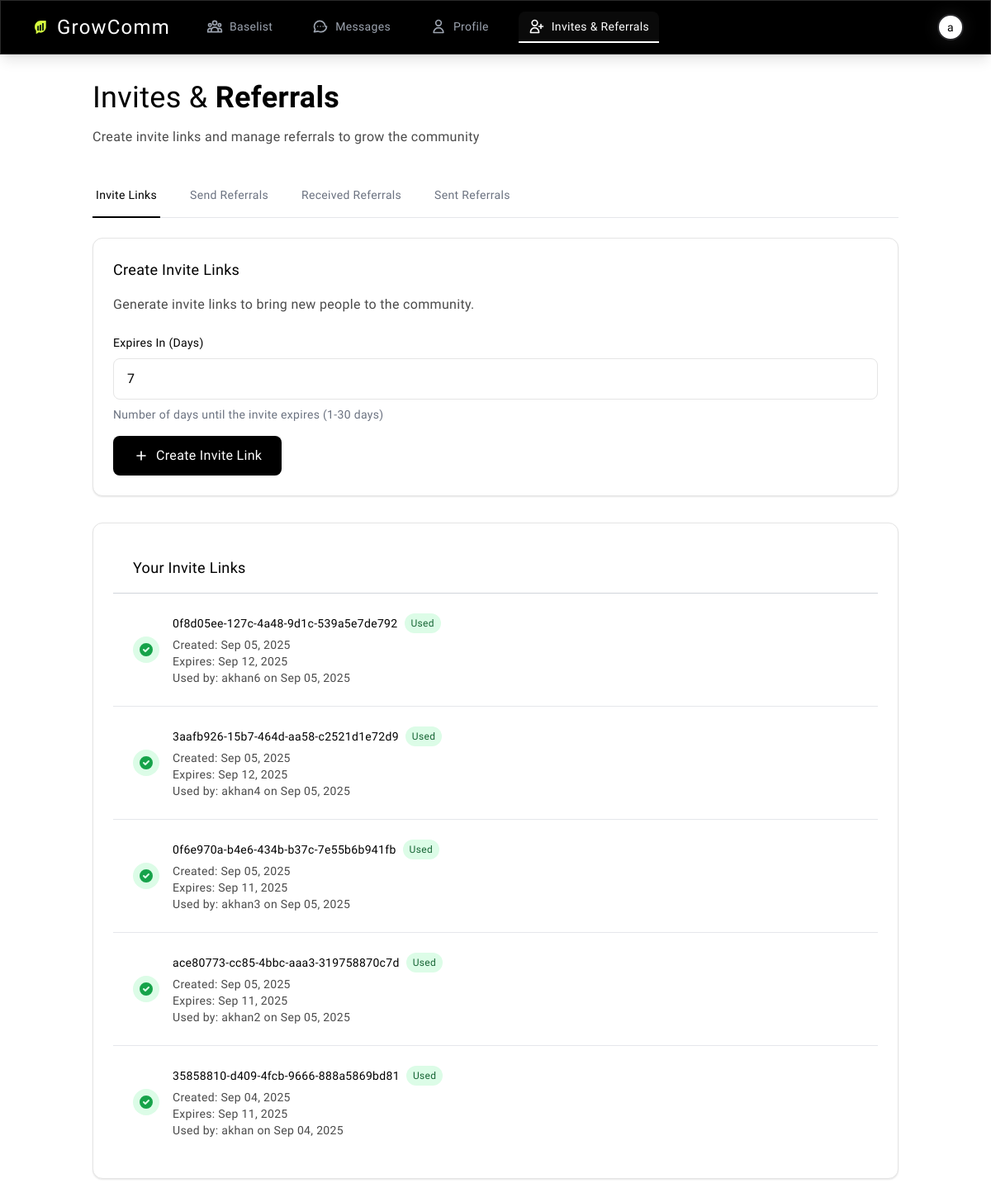
The app's page /invites/ (signed in), older data.
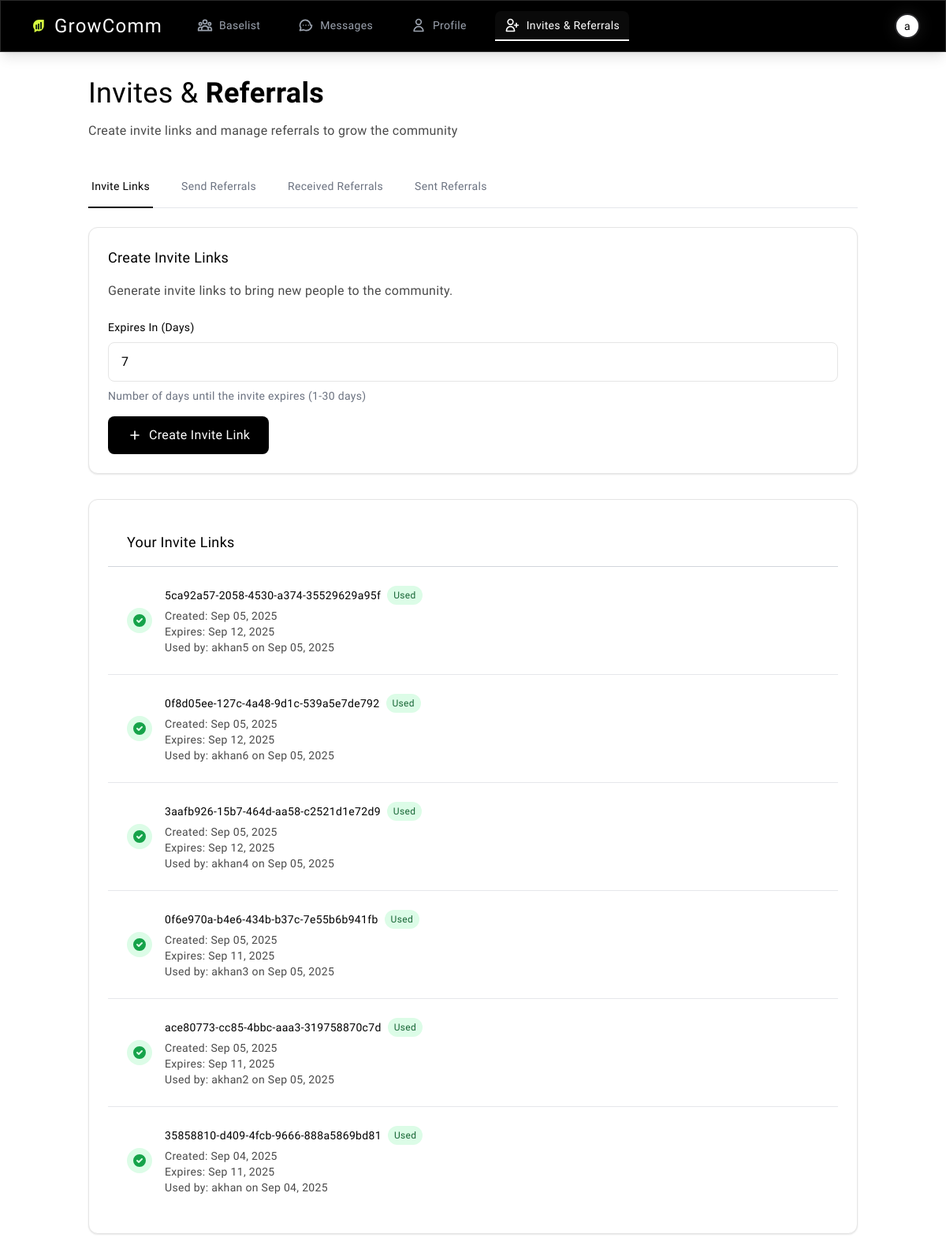
The same page, newer data.
### invites/models.py (models this page shows, shortened)
class InviteLink(models.Model):
    code = models.UUIDField(default=uuid.uuid4, unique=True, editable=False)
    created_by = models.ForeignKey(User, on_delete=models.CASCADE, related_name='sent_invites')
    used_by = models.ForeignKey(User, on_delete=models.SET_NULL, null=True, blank=True, related_name='used_invite')
    is_used = models.BooleanField(default=False)
    created_date = models.DateTimeField(default=timezone.now)
    expiry_date = models.DateTimeField(null=True, blank=True)
    class Meta:
        ordering = ['-created_date']
    def is_valid(self):
        if self.is_used:
            return False
        if self.expiry_date and timezone.now() > self.expiry_date:
            return False
        return True

### invites/views.py (the view, shortened to what this page needs)
# urls.py: path('', views.my_invites, name='my_invites'),
@login_required
def my_invites(request):
    user_invites = InviteLink.objects.filter(created_by=request.user)
    profile = request.user.profile
    received_referrals = Referral.objects.filter(
        recipient_user=request.user
    ).select_related('sender').order_by('-created_at')
    sent_referrals = Referral.objects.filter(
        sender=request.user
    ).select_related('recipient_user').order_by('-created_at')
    invite_form = CreateInviteForm()
    referral_form = SendReferralForm(user=request.user)
    context = {
        'invite_form': invite_form,
        'referral_form': referral_form,
        'invites': user_invites,
        'profile': profile,
        'received_referrals': received_referrals,
        'sent_referrals': sent_referrals,
        'verification_status': {
            'is_verified': request.user.is_superuser or profile.is_verified,
            'referral_count': profile.referral_count,
            'referrals_needed': 0 if request.user.is_superuser else profile.referrals_needed,
            'needs_referrals': False if request.user.is_superuser else profile.needs_referrals,
        }
    }
    return render(request, 'invites/my_invites.html', context)

### invites/forms.py (shortened to what this page needs)
class CreateInviteForm(forms.ModelForm):
    expires_in_days = forms.IntegerField(
        min_value=1,
        max_value=30,
        initial=7,
        help_text="Number of days until the invite expires (1-30 days)",
        widget=forms.NumberInput(attrs={
            'class': 'w-full px-4 py-3 bg-zinc-800 border-2 border-gray-600 rounded-lg text-white placeholder-gray-400 focus:ring-0 focus:border-lime focus:shadow-lime transition-all duration-200',
            'placeholder': 'Enter number of days (1-30)',
        })
    )
    class Meta:
        model = InviteLink
        fields = []  # We don't include model fields directly

### profiles/models.py (called while the page is built)
    @property
    def referral_count(self):
        return Referral.objects.filter(
            recipient_user=self.user,
            status='accepted'
        ).count()

### templates/invites/my_invites.html (shortened to what the changed rows need)
{% extends 'base.html' %}
{% block content %}
<div class="container py-8">
    <div class="mb-8">
        <h1 class="text-4xl font-light text-black mb-4">
            Invites & <span class="font-semibold">Referrals</span>
        </h1>
    </div>
    <div id="invites-content" class="tab-content">
        <div class="card mb-8">
            <h2 class="text-lg font-medium text-black mb-4">Create Invite Links</h2>
        </div>
        {% if invites %}
        <div class="card overflow-hidden">
            <div class="px-6 py-4 border-b border-gray-300">
                <h2 class="text-lg font-medium text-black">Your Invite Links</h2>
            </div>
            <div class="divide-y divide-gray-200">
                {% for invite in invites %}
                <div class="p-6">
                    <div class="flex items-center justify-between">
                        <div class="flex-1">
                            <div class="flex items-center space-x-4">
                                <div class="flex-shrink-0">
                                    {% if invite.is_used %}
                                        <div class="h-8 w-8 rounded-full bg-green-100 flex items-center justify-center">
                                            <svg class="h-5 w-5 text-green-600" fill="currentColor" viewBox="0 0 20 20">
                                                <path fill-rule="evenodd" d="M10 18a8 8 0 100-16 8 8 0 000 16zm3.707-9.293a1 1 0 00-1.414-1.414L9 10.586 7.707 9.293a1 1 0 00-1.414 1.414l2 2a1 1 0 001.414 0l4-4z" clip-rule="evenodd"/>
                                            </svg>
                                        </div>
                                    {% elif invite.is_valid %}
                                        <div class="h-8 w-8 rounded-full bg-blue-100 flex items-center justify-center">
                                            <svg class="h-5 w-5 text-blue-600" fill="none" stroke="currentColor" viewBox="0 0 24 24">
                                                <path stroke-linecap="round" stroke-linejoin="round" stroke-width="2" d="M12 8v4l3 3m6-3a9 9 0 11-18 0 9 9 0 0118 0z"/>
                                            </svg>
                                        </div>
                                    {% endif %}
                                </div>
                                <div class="flex-1">
                                    <div class="flex items-center space-x-2">
                                        <h3 class="text-sm font-medium text-black">{{ invite.code }}</h3>
                                        {% if invite.is_used %}
                                            <span class="inline-flex items-center px-2 py-1 rounded-full text-xs font-medium bg-green-100 text-green-800">
                                                Used
                                            </span>
                                        {% elif invite.is_valid %}
                                            <span class="inline-flex items-center px-2 py-1 rounded-full text-xs font-medium bg-blue-100 text-blue-800">
                                                Active
                                            </span>
                                        {% else %}
                                            <span class="inline-flex items-center px-2 py-1 rounded-full text-xs font-medium bg-red-100 text-red-800">
                                                Expired
                                            </span>
                                        {% endif %}
                                    </div>
                                    <div class="mt-1 text-sm text-gray-600">
                                        <p>Created: {{ invite.created_date|date:"M d, Y" }}</p>
                                        {% if invite.expiry_date %}
                                            <p>Expires: {{ invite.expiry_date|date:"M d, Y" }}</p>
                                        {% endif %}
                                        {% if invite.is_used and invite.used_by %}
                                            <p>Used by: {{ invite.used_by.username }} on {{ invite.used_by.date_joined|date:"M d, Y" }}</p>
                                        {% endif %}
                                    </div>
                                </div>
                            </div>
                        </div>
                    </div>
                </div>
                {% endfor %}
            </div>
        </div>
        {% endif %}
    </div>
</div>
{% endblock %}

Row changes from the older to the newer data that the page shows:
added InviteLink: is_used True (drawn), code "5ca92a57-2058-4530-a374-35529629a95f", created_date "Sep 05, 2025", expiry_date "Sep 12, 2025", used_by.username "akhan5", used_by.date_joined "Sep 05, 2025"
